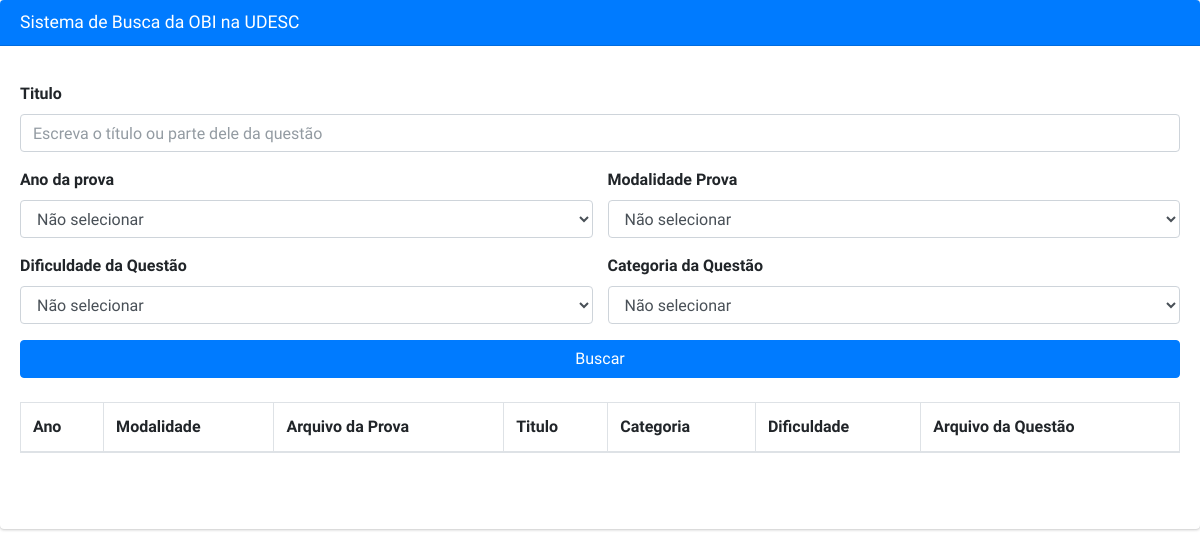
Before: /index.php/busca with the older database file.
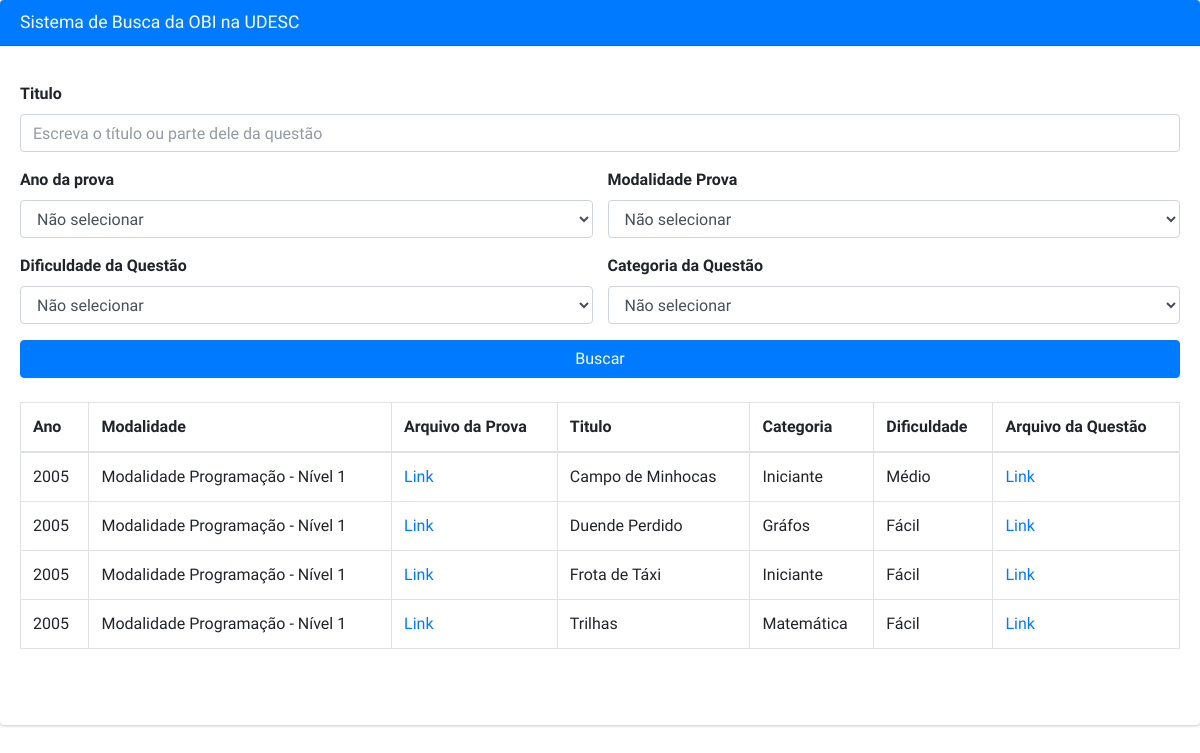
After: the same page with the newer database file.
### tables this page shows
CREATE TABLE `provas` (
  `id` int(11) NOT NULL,
  `ano` year(4) NOT NULL,
  `descricao` varchar(255) DEFAULT NULL,
  `modalidades_id` int(11) NOT NULL,
  `arquivos_id` int(11) NOT NULL,
  `dataHoraInsercao` timestamp NOT NULL DEFAULT current_timestamp(),
  `dataHoraAtualizacao` timestamp NOT NULL DEFAULT current_timestamp() ON UPDATE current_timestamp(),
  `ativo` tinyint(1) NOT NULL DEFAULT 1
);

CREATE TABLE `modalidades` (
  `id` int(11) NOT NULL,
  `descricao` varchar(255) NOT NULL,
  `dataHoraInsercao` timestamp NOT NULL DEFAULT current_timestamp(),
  `dataHoraAtualizacao` timestamp NOT NULL DEFAULT current_timestamp() ON UPDATE current_timestamp(),
  `ativo` tinyint(1) NOT NULL DEFAULT 1
);

CREATE TABLE `questoes` (
  `id` int(11) NOT NULL,
  `titulo` varchar(255) NOT NULL,
  `provas_id` int(11) NOT NULL,
  `categorias_id` int(11) NOT NULL,
  `dificuldades_id` int(11) NOT NULL,
  `arquivos_id` int(11) NOT NULL,
  `dataHoraInsercao` timestamp NOT NULL DEFAULT current_timestamp(),
  `dataHoraAtualizacao` timestamp NOT NULL DEFAULT current_timestamp() ON UPDATE current_timestamp(),
  `ativo` tinyint(1) NOT NULL DEFAULT 1
);

CREATE TABLE `categorias` (
  `id` int(11) NOT NULL,
  `descricao` varchar(255) NOT NULL,
  `dataHoraInsercao` timestamp NOT NULL DEFAULT current_timestamp(),
  `dataHoraAtualizacao` timestamp NOT NULL DEFAULT current_timestamp() ON UPDATE current_timestamp(),
  `ativo` tinyint(1) NOT NULL DEFAULT 1
);

CREATE TABLE `dificuldades` (
  `id` int(11) NOT NULL,
  `descricao` varchar(255) NOT NULL,
  `dataHoraInsercao` timestamp NOT NULL DEFAULT current_timestamp(),
  `dataHoraAtualizacao` timestamp NOT NULL DEFAULT current_timestamp() ON UPDATE current_timestamp(),
  `ativo` tinyint(1) NOT NULL DEFAULT 1
);

### application/controllers/Busca.php (called while the page is built, shortened)
<?php
class Busca extends CI_Controller {
	public function index()
	{
		$this->load->helper('form');
        $this->load->model('busca_model');
        $data['resultado'] = $this->busca_model->busca($this->input->post());
        $this->load->model('home_model');
        $data['modalidade'] = $this->home_model->getModalidade();
        $data['dificuldade'] = $this->home_model->getDificuldade();
        $data['categoria'] = $this->home_model->getCategoria();
        $data['ano'] = $this->home_model->getAno();
        $this->load->view("busca", $data);
    }
}

### index.php (called while the page is built, shortened)
<?php
require_once BASEPATH.'core/CodeIgniter.php';

### application/models/busca_model.php (called while the page is built, shortened)
<?php
    class Busca_model extends CI_Model {
        public function busca($tudo)
        {
            $this->db->select('questoes.titulo, provas.descricao as descProva, provas.ano, categorias.descricao as categoria, dificuldades.descricao as dificuldade, modalidades.descricao as modalidade, arquivoProva.nome as arquivoProva, arquivos.nome as arquivoQuestao');
            $this->db->from('provas');
            $this->db->join('arquivos as arquivoProva', 'arquivoProva.id = provas.arquivos_id');
            $this->db->join('modalidades', 'modalidades.id = provas.modalidades_id');
            $this->db->join('questoes', 'questoes.provas_id = provas.id');
            $this->db->join('categorias', 'categorias.id = questoes.categorias_id');
            $this->db->join('dificuldades', 'dificuldades.id = questoes.dificuldades_id');
            $this->db->join('arquivos', 'arquivos.id = questoes.arquivos_id');
            $this->db->order_by('provas.ano', 'ASC');
            return $this->db->get()->result();
        }
    }

### application/views/busca.php (the view, shortened to what this page needs)
<!DOCTYPE html>
<html>
<head>
  <link rel="stylesheet" href="<?php echo base_url('assets/plugins/fontawesome-free/css/all.min.css');?>">
  <link rel="stylesheet" href="https://code.ionicframework.com/ionicons/2.0.1/css/ionicons.min.css">
  <link rel="stylesheet" href="<?php echo base_url('assets/plugins/icheck-bootstrap/icheck-bootstrap.min.css');?>">
  <link rel="stylesheet" href="<?php echo base_url('assets/dist/css/adminlte.min.css');?>">
</head>
<body class="hold-transition">
  <div class="card card-primary">
    <div class="card-header">
        <h3 class="card-title">
            Sistema de Busca da OBI na UDESC
        </h3>
    </div>
    <div class="card-body ">
        <p class="card-text">
        <form action="<?php echo base_url('Busca');?>" method="POST">
            <div class="form-group">
                  <label for="titulo">Titulo</label>
                  <input type="text" name="titulo" class="form-control" placeholder="Escreva o título ou parte dele da questão">
            </div>
            <div class="row">
                <div class="col-md-6">
                    <div class="form-group">
                        <label>Ano da prova</label>
                        <select name="ano" class="form-control">
                            <option value="0"> Não selecionar </option>
                        </select>
                    </div>
                    <div class="form-group">
                        <label>Dificuldade da Questão</label>
                        <select name="dificuldade" class="form-control">
                            <option value="0"> Não selecionar </option>
                        </select>
                    </div>
                </div>
                <div class="col-md-6">
                    <div class="form-group">
                        <label>Modalidade Prova</label>
                        <select name="modalidade" class="form-control">
                            <option value="0"> Não selecionar </option>
                        </select>
                    </div>
                    <div class="form-group">
                        <label>Categoria da Questão</label>
                        <select name="categoria" class="form-control">
                            <option value="0"> Não selecionar </option>
                        </select>
                    </div>
                </div>
            </div>
          <div class="pull-right">
            <button type="submit" class="btn btn-primary btn-block">Buscar</button>
          </div>
          </form>
        <br>
        <?php if(isset($resultado))
        {
        ?>
          <div class="row"><div class="col-sm-12">
            <table id="example2" class="table table-bordered table-hover dataTable" role="grid" aria-describedby="example2_info">
                <thead>
                <tr role="row">
                            <th> Ano </th>
                            <th> Modalidade </th>
                            <th> Arquivo da Prova </th>
                            <th> Titulo </th>
                            <th> Categoria </th>
                            <th> Dificuldade </th>
                            <th> Arquivo da Questão </th>
                </thead>
                <tbody>
                    <?php foreach($resultado as $key)
                    {
                    ?>
                        <tr role="row" class="odd">
                                <td><?php echo $key->ano; ?></td>
                                <td><?php echo $key->modalidade; ?></td>
                                <td><a href='<?php echo base_url("./provas/".$key->arquivoProva); ?>' target='_blank'>Link</a></td>
                                <td><?php echo $key->titulo; ?></td>
                                <td><?php echo $key->categoria; ?></td>
                                <td><?php echo $key->dificuldade; ?></td>
                                <td><a href='<?php echo base_url("./questoes/".$key->arquivoQuestao); ?>' target='_blank'>Link</a></td>
                        </tr>
                    <?php
                    }
                    ?>
                </tbody>
              </table></div></div>
        <?php
        }
        ?>
        </p>
    <br>
    </div>
  </div>
</body>
</html>

Changed rows visible on the page:
added provas: ano "2005", modalidades.descricao "Modalidade Programação - Nível 1", questoes.titulo "Campo de Minhocas", categorias.descricao "Iniciante", dificuldades.descricao "Médio", questoes.titulo "Duende Perdido", categorias.descricao "Gráfos", dificuldades.descricao "Fácil", questoes.titulo "Frota de Táxi", questoes.titulo "Trilhas", categorias.descricao "Matemática"
